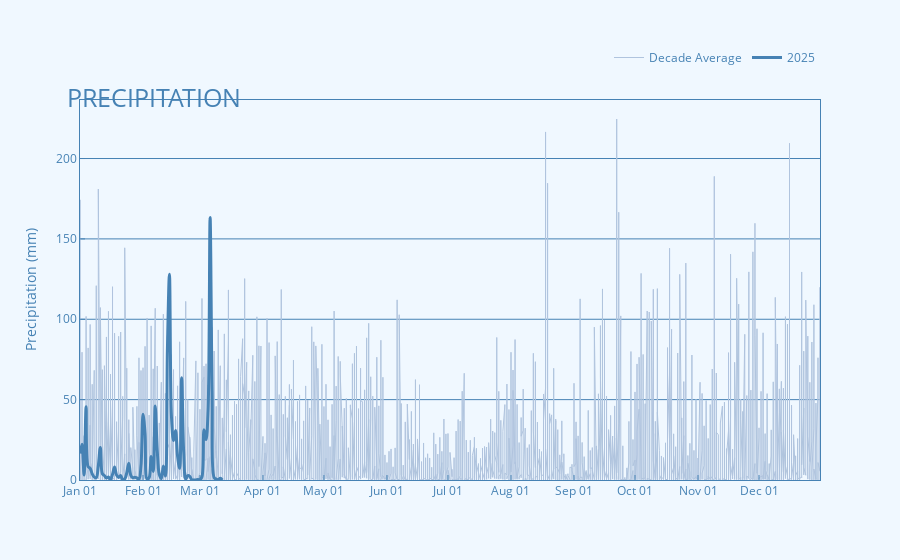

The notebook cell saved with this chart:
### Markdown cell above
### PRCP

### Code cell
#PRCP - Precipitation

hue = 'steelblue' #line color of graph
canvas = 'aliceblue' #background color
reference = 'lightsteelblue' #color of reference line

df_PRCP_go = df_PRCP_go.sort_values(by="axisdate")
df_25_PRCP_go = df_25_PRCP_go.sort_values(by="axisdate")

fig_PRCP = go.Figure ()
fig_PRCP.add_trace(go.Scatter(x = df_PRCP_go["axisdate"],
                        y = df_PRCP_go["Daily Average"],
                        mode = "lines",
                        name = "Decade Average",
                        hoverinfo = 'none',
                        #connectgaps = False,
                        line = dict(color = reference,
                                    #shape = 'spline',
                                    width = 1)))
fig_PRCP.add_trace(go.Scatter(x = df_25_PRCP_go["axisdate"],
                         y = df_25_PRCP_go["Daily Average"],
                         mode = "lines",
                         name = "2025",
                         connectgaps = True,
                         line = dict(color = hue,
                                     shape = 'spline',
                                     width = 3)))
fig_PRCP.update_layout(plot_bgcolor = canvas,
                  paper_bgcolor = canvas,
                  legend_font_color = hue,
                  legend_orientation = 'h',
                  legend_yanchor = 'top',
                  legend_y = 1.15,
                  legend_xanchor = 'right',
                  legend_x = 1,
                  title = dict(text = "PRECIPITATION",
                               font_color = hue,
                               xanchor = 'left',
                               x = 0.074,
                               font_size = 25,
                               yanchor = 'top',
                               y = 0.84)
                               )
    
fig_PRCP.update_xaxes(color = hue,
                gridcolor = hue,
                linecolor = hue,
                mirror = True,
                showgrid = False,
                ticks = "inside",
                ticklen = 5,
                tickformat= "%b %d",
                nticks = 12,
                title = dict(text = ""),
                )
fig_PRCP.update_yaxes(color = hue,
                 gridcolor = hue,
                 linecolor = hue,
                 mirror = True,
                 showgrid = True,
                 ticks = 'inside',
                 ticklen = 5,
                 zeroline = False,
                 rangemode = 'tozero',
                 title = dict(text = "Precipitation (mm)")
                 )

fig_PRCP.show()

### Figure 1 — Plotly figure (JSON) as saved in the notebook; plotly's stock layout.template omitted (floating-point values rounded to 4 significant figures; data arrays with more than 128 entries replaced by an {"elided": "..."} marker saying what was removed)
{"data": [{"hoverinfo": "none", "line": {"color": "lightsteelblue", "width": 1}, "mode": "lines", "name": "Decade Average", "type": "scatter", "x": {"elided": "3623 str values"}, "y": {"elided": "3623 float values"}}, {"connectgaps": true, "line": {"color": "steelblue", "shape": "spline", "width": 3}, "mode": "lines", "name": "2025", "type": "scatter", "x": ["2025-01-01T00:00:00.000000000", "2025-01-02T00:00:00.000000000", "2025-01-03T00:00:00.000000000", "2025-01-04T00:00:00.000000000", "2025-01-05T00:00:00.000000000", "2025-01-06T00:00:00.000000000", "2025-01-07T00:00:00.000000000", "2025-01-08T00:00:00.000000000", "2025-01-09T00:00:00.000000000", "2025-01-10T00:00:00.000000000", "2025-01-11T00:00:00.000000000", "2025-01-12T00:00:00.000000000", "2025-01-13T00:00:00.000000000", "2025-01-14T00:00:00.000000000", "2025-01-15T00:00:00.000000000", "2025-01-16T00:00:00.000000000", "2025-01-17T00:00:00.000000000", "2025-01-18T00:00:00.000000000", "2025-01-19T00:00:00.000000000", "2025-01-20T00:00:00.000000000", "2025-01-21T00:00:00.000000000", "2025-01-22T00:00:00.000000000", "2025-01-23T00:00:00.000000000", "2025-01-24T00:00:00.000000000", "2025-01-25T00:00:00.000000000", "2025-01-26T00:00:00.000000000", "2025-01-27T00:00:00.000000000", "2025-01-28T00:00:00.000000000", "2025-01-29T00:00:00.000000000", "2025-01-30T00:00:00.000000000", "2025-01-31T00:00:00.000000000", "2025-02-01T00:00:00.000000000", "2025-02-02T00:00:00.000000000", "2025-02-03T00:00:00.000000000", "2025-02-04T00:00:00.000000000", "2025-02-05T00:00:00.000000000", "2025-02-06T00:00:00.000000000", "2025-02-07T00:00:00.000000000", "2025-02-08T00:00:00.000000000", "2025-02-09T00:00:00.000000000", "2025-02-10T00:00:00.000000000", "2025-02-11T00:00:00.000000000", "2025-02-12T00:00:00.000000000", "2025-02-13T00:00:00.000000000", "2025-02-14T00:00:00.000000000", "2025-02-15T00:00:00.000000000", "2025-02-16T00:00:00.000000000", "2025-02-17T00:00:00.000000000", "2025-02-18T00:00:00.000000000", "2025-02-19T00:00:00.000000000", "2025-02-20T00:00:00.000000000", "2025-02-21T00:00:00.000000000", "2025-02-22T00:00:00.000000000", "2025-02-23T00:00:00.000000000", "2025-02-24T00:00:00.000000000", "2025-02-25T00:00:00.000000000", "2025-02-26T00:00:00.000000000", "2025-02-27T00:00:00.000000000", "2025-02-28T00:00:00.000000000", "2025-03-01T00:00:00.000000000", "2025-03-02T00:00:00.000000000", "2025-03-03T00:00:00.000000000", "2025-03-04T00:00:00.000000000", "2025-03-05T00:00:00.000000000", "2025-03-06T00:00:00.000000000", "2025-03-07T00:00:00.000000000", "2025-03-08T00:00:00.000000000", "2025-03-09T00:00:00.000000000", "2025-03-10T00:00:00.000000000", "2025-03-11T00:00:00.000000000", "2025-03-12T00:00:00.000000000"], "y": [16.48, 22.18, 3.108, 45.63, 8.328, 7.306, 3.868, 1.772, 1.467, 8.77, 20.29, 3.885, 2.754, 1.264, 1.832, 0.2336, 3.525, 8.072, 3.003, 1.575, 2.781, 0.1562, 0.5268, 4.47, 10.49, 2.896, 1.304, 1.781, 1.285, 0.3912, 8.92, 40.89, 28.93, 0.5275, 1.4, 14.56, 5.315, 45.98, 18.44, 3.46, 0.8614, 8.703, 2.446, 81.54, 128.1, 39.17, 24.55, 30.74, 14.74, 7.261, 63.39, 17.57, 0.5799, 2.692, 2.294, 0.1933, 0.04745, 0.0, 0.3741, 0.1939, 1.989, 31.31, 25.13, 43.31, 163.4, 53.0, 1.42, 0.6214, 0.1064, 1.115, 0.0]}], "layout": {"legend": {"font": {"color": "steelblue"}, "orientation": "h", "x": 1, "xanchor": "right", "y": 1.15, "yanchor": "top"}, "paper_bgcolor": "aliceblue", "plot_bgcolor": "aliceblue", "title": {"font": {"color": "steelblue", "size": 25}, "text": "PRECIPITATION", "x": 0.074, "xanchor": "left", "y": 0.84, "yanchor": "top"}, "xaxis": {"color": "steelblue", "gridcolor": "steelblue", "linecolor": "steelblue", "mirror": true, "nticks": 12, "showgrid": false, "tickformat": "%b %d", "ticklen": 5, "ticks": "inside", "title": {"text": ""}}, "yaxis": {"color": "steelblue", "gridcolor": "steelblue", "linecolor": "steelblue", "mirror": true, "rangemode": "tozero", "showgrid": true, "ticklen": 5, "ticks": "inside", "title": {"text": "Precipitation (mm)"}, "zeroline": false}}}
